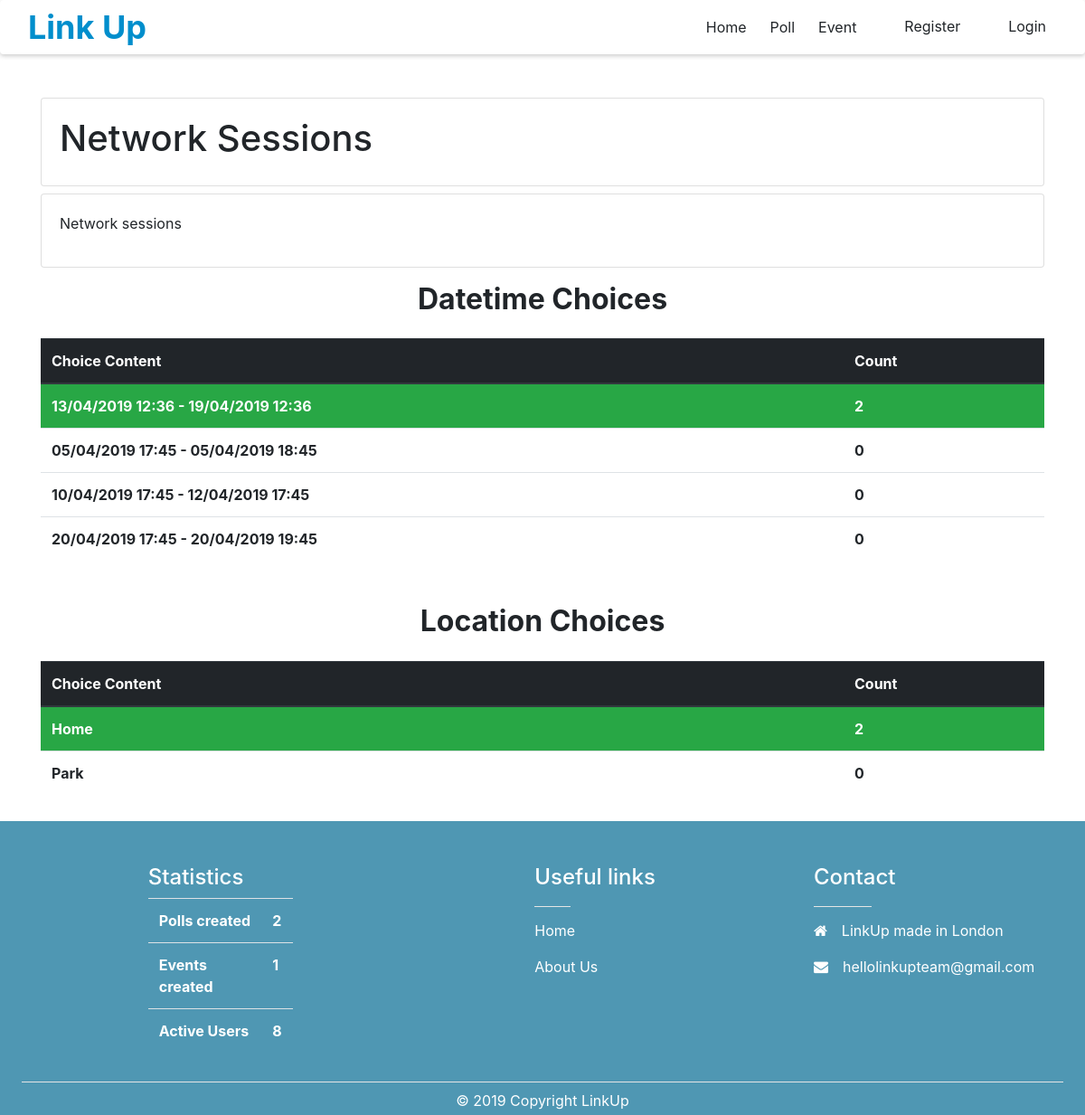
Page /event/13/ on the committed database.
### linkup/models.py (models this page shows, shortened)
class Event(models.Model):
    title = models.CharField(max_length=250)
    description = models.TextField(blank=True)
    category = models.IntegerField(choices=event_category_choices)
    importance = models.IntegerField(choices=event_importance_choices)
    created_at = models.DateTimeField(auto_now_add=True)
    updated_at = models.DateTimeField(auto_now=True)
    privacy = models.IntegerField(choices=privacy_choices, default=PrivacyChoices.PUBLIC)
    invited_users = models.ManyToManyField(User, blank=True, related_name='invited_events')
    state = models.IntegerField(choices=state_choices, default=StateChoices.OPENED)
    creator = models.ForeignKey(User, null=True,blank=True,  on_delete=models.DO_NOTHING)
    class Meta:
        ordering = ['-created_at']

class DatetimeChoice(models.Model):
    content = models.CharField(max_length=255)
    event = models.ForeignKey('Event', related_name='datetime_choices', null=True, on_delete=models.SET_NULL)

class LocationChoice(models.Model):
    content = models.CharField(max_length=255)
    event = models.ForeignKey('Event', related_name='location_choices', null=True, on_delete=models.SET_NULL)

### linkup/views.py (the view, shortened to what this page needs)
# urls.py: path('event/<int:pk>/', views.event_detail, name='event_detail'),
def event_detail(request, pk=None):
    event = get_object_or_404(Event, pk=pk)
    if event.privacy == PrivacyChoices.PRIVATE:
        if (request.user in event.invited_users.all()) or (request.user == event.creator or request.user.is_superuser):
            if event.state == StateChoices.OPENED:
                template = loader.get_template('event_detail/opened.html')
                datetime_choices = DatetimeChoice.objects.filter(event=event)
                options = []
                for d in datetime_choices:
                    try:
                        s1 = str(d.content)
                        option = {'pk':d.pk, 'content':d.content, 'period': period(s1[:s1.find('-')-1],s1[s1.find('-')+2:])}
                    except:
                        option = {'pk':d.pk, 'content':d.content, 'period':''}
                    options.append(option)
                context = {
                    'event': event,
                    'options': options
                }
                if request.user.id :
                    if UserEventChoice.objects.filter(creator=request.user, event=event).first() is not None:
                        context = {
                                    'event': event,
                                    'options': options,
                                    'btn':1,
                        }
                context.update(return_statistics())
                return HttpResponse(template.render(context, request))
            else:
                template = loader.get_template('event_detail/close.html')
                e = UserEventChoice.objects.filter(event=event)
                choices_list = []
                for i in e:
                    choice = {'datetime_choices' : i.datetime_choices.first().content,'location_choices':i.location_choices.first().content,'creator':i.creator.username}
                    choices_list.append(choice)
                ddd = [x['datetime_choices'] for x in choices_list]
                lll = [x['location_choices'] for x in choices_list]
                d = [item for item, count in collections.Counter(ddd).items() if count > 1]
                if len(d) != 0:
                    best_date = len([c for c in ddd if c ==[item for item, count in collections.Counter(ddd).items() if count > 1][0]])
                else:
                    best_date = 1
                l = [item for item, count in collections.Counter(lll).items() if count > 1]
                if len(l) != 0:
                    best_location = len([c for c in lll if c ==[item for item, count in collections.Counter(lll).items() if count > 1][0]])
                else:
                    best_location = 1
                template = loader.get_template('event_detail/close.html') # Outputs answers
                context = {
                'event': event,
                'best_date':best_date,
                'best_location':best_location
                }
                context.update(return_statistics())
                return HttpResponse(template.render(context, request))
        else:
            messages.warning(request, 'This is a private event and you are not invited !')
            return redirect('event_list')
    elif event.privacy == PrivacyChoices.PUBLIC:
        if event.state == StateChoices.ClOSE:
            e = UserEventChoice.objects.filter(event=event)
            choices_list = []
            for i in e:
                choice = {'datetime_choices' : i.datetime_choices.first().content,'location_choices':i.location_choices.first().content,'creator':i.creator.username}
                choices_list.append(choice)
            ddd = [x['datetime_choices'] for x in choices_list]
            lll = [x['location_choices'] for x in choices_list]
            d = [item for item, count in collections.Counter(ddd).items() if count > 1]
            if len(d) != 0:
                best_date = len([c for c in ddd if c ==[item for item, count in collections.Counter(ddd).items() if count > 1][0]])
            else:
                best_date = 1
            l = [item for item, count in collections.Counter(lll).items() if count > 1]
            if len(l) != 0:
                best_location = len([c for c in lll if c ==[item for item, count in collections.Counter(lll).items() if count > 1][0]])
            else:
                best_location = 1
            template = loader.get_template('event_detail/close.html')
            context = {
            'event': event,
            'best_date':best_date,
            'best_location':best_location
            }
            context.update(return_statistics())
            return HttpResponse(template.render(context, request))

### linkup/views.py (called while the page is built)
def return_statistics():
    polls_count = Poll.objects.count()
    events_count = Event.objects.count()
    users_count = User.objects.count()
    return {
        'polls_count': polls_count,
        'events_count': events_count,
        'users_count': users_count
    }

### linkup/templates/event_detail/close.html (shortened to what this page needs)
{% extends 'template.html' %}
{% block content %}
    <div class="card mt-5">
        <div class="card-body">
            <h1>{{ event.title }}</h1>
        </div>
    </div>
    <div class="card mt-2">
        <div class="card-body">
            <p>{{ event.description }}</p>
        </div>
    </div>
    <div class="mt-3">
    <h2 class="font-weight-bold mb-4 text-center">Datetime Choices</h2>
    <table class="table table-hover">
    <thead class="thead-dark">
            <tr>
                <th scope="col">
                    Choice Content
                </th>
                {% if request.user == event.creator or  user.is_superuser  %}
                <th scope="col">
                    Users
                </th>
                {%else%}
                <th scope="col">
                </th>
                {%endif%}
                 <th scope="col">
                    Count
                </th>
            </tr>
            </thead>
            <tbody>
        {% for datetime_choice in event.datetime_choices.all %}
        {% if datetime_choice.usereventchoice_set.all.count == best_date %}
                <tr class="bg-success text-white">
                    <th style="width: 60%"> {{ datetime_choice.content }}</th>
                    <th style="width: 20%">
                    <th style="width: 20%">{{ datetime_choice.usereventchoice_set.count }}</th>
                </tr>
        {% else %}
                <tr>
                    <th style="width: 60%"> {{ datetime_choice.content }}</th>
                    <th style="width: 20%">
                    <th style="width: 20%">{{ datetime_choice.usereventchoice_set.count }}</th>
                </tr>
        {% endif %}
        {% endfor %}
            </tbody>
    </table>
    </div>
    <div class="mt-5 mb-5">
    <h2 class="font-weight-bold mb-4 text-center">Location Choices</h2>
    <table class="table table-hover">
        <thead class="thead-dark">
             <tr>
                <th scope="col">
                    Choice Content
                </th>
                {% if request.user == event.creator or  user.is_superuser %}
                <th scope="col">
                    Users
                </th>
                {%else%}
                <th scope="col">
                </th>
                {%endif%}
                 <th scope="col">
                    Count
                </th>
            </tr>
            </thead>
            <tbody>
        {% for location_choice in event.location_choices.all %}
        {% if location_choice.usereventchoice_set.count == best_location %}
                <tr class="bg-success text-white">
                    <th style="width: 60%"> {{ location_choice.content }}</th>
                    <th style="width: 20%">
                    <th class="ml-0"style="width: 20%" >{{ location_choice.usereventchoice_set.count }}</th>
                </tr>
    {% else %}
        <tr >
                    <th style="width: 60%"> {{ location_choice.content }}</th>
                    <th style="width: 20%">
                    <th class="ml-0"style="width: 20%" >{{ location_choice.usereventchoice_set.count }}</th>
                </tr>
                        {% endif %}
            {% endfor %}
            </tbody>
    </table>
    </div>
{% endblock %}

### rows in the picture
Event: title "Network Sessions", description "Network sessions"
DatetimeChoice: content "13/04/2019 12:36 - 19/04/2019 12:36", usereventchoice_set.count "2"
DatetimeChoice: content "05/04/2019 17:45 - 05/04/2019 18:45", usereventchoice_set.count "0"
DatetimeChoice: content "10/04/2019 17:45 - 12/04/2019 17:45", usereventchoice_set.count "0"
DatetimeChoice: content "20/04/2019 17:45 - 20/04/2019 19:45", usereventchoice_set.count "0"
LocationChoice: content "Home", usereventchoice_set.count "2"
LocationChoice: content "Park", usereventchoice_set.count "0"

### other values in the picture
{{ polls_count }} "2"
{{ events_count }} "1"
{{ users_count }} "8"
